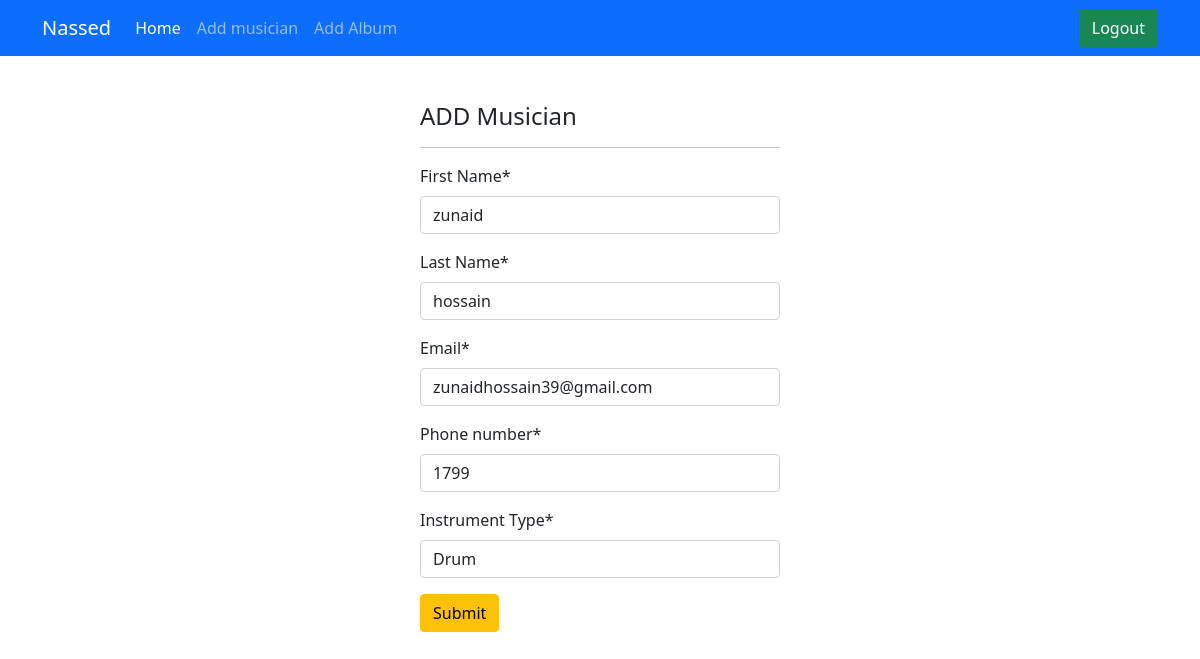
Screenshot of /musician/edit/1/ (signed in) with the database file from the repository.
### musician/models.py (models this page shows, shortened)
class musician(models.Model):
    First_Name=models.CharField(max_length=50)
    Last_Name =models.CharField(max_length=50)
    Email=models.EmailField()
    Phone_number=models.IntegerField()
    Instrument_Type=models.CharField(max_length=50)

### musician/views.py (the view)
# urls.py: path('edit/<int:id>/', views.MusicianUpdateView.as_view(), name='edit_musician'),
@method_decorator(login_required(login_url='/musician/login'), name='dispatch')
class MusicianUpdateView(UpdateView):
    model = musician
    form_class = musicianForm
    template_name = 'musician.html'
    success_url = reverse_lazy('home')
    pk_url_kwarg = 'id'

### musician/forms.py
class musicianForm(forms.ModelForm):
    class Meta:
        model=musician
        fields='__all__'

### musician/templates/musician.html (shortened to what this page needs)
{% extends "home.html" %}
{% load crispy_forms_tags %}
{% block container %}
<form  method ="post" class="form" style=" width: 35%;margin: auto; box-shadow:##0D6EFD  0px 100px 600px -50px;padding:30px; ">
    <h4 class="my-3">ADD Musician</h4>
    <hr>
    {{ form |crispy }}
    <button class="btn btn-warning" type="submit"><a href=""></a>Submit</button>
{% endblock container %}

### rows the page displays
musician: First_Name "zunaid", Last_Name "hossain", Email "zunaidhossain39@gmail.com", Phone_number "1799", Instrument_Type "Drum"
